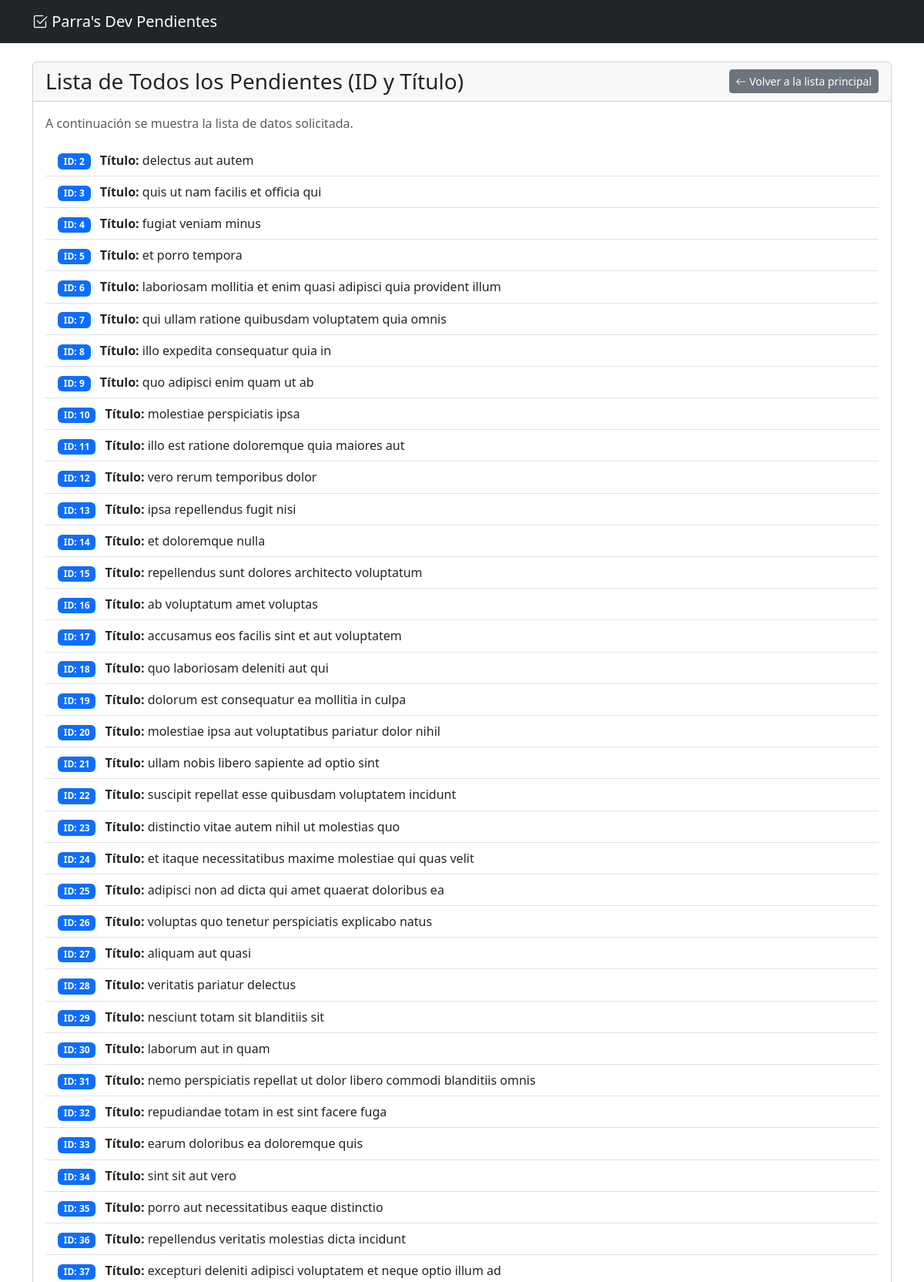
The app's page /todos/list/id-title/ (upper part) with its own data.
### pendientes/models.py (models this page shows, shortened)
class Todo(models.Model):
    user_id = models.IntegerField(
        verbose_name="ID de Usuario (API)",
        help_text="El ID del usuario propietario del pendiente según la API."
    )
    api_id = models.IntegerField(
        verbose_name="ID del Pendiente (API)",
        unique=True,
        help_text="El ID único del pendiente proveniente de la API."
    )
    title = models.CharField(
        max_length=255,
        verbose_name="Título",
        help_text="El título o descripción del pendiente."
    )
    completed = models.BooleanField(
        default=False,
        verbose_name="Completado",
        help_text="Indica si el pendiente ha sido completado."
    )
    class Meta:
        ordering = ['api_id']
        verbose_name = "Pendiente"
        verbose_name_plural = "Pendientes"

### pendientes/views.py (the view)
# urls.py: path('list/id-title/', views.todo_list_id_title, name='todo-list-id-title'),
def todo_list_id_title(request):
    return render_specific_list(request, 'Lista de Todos los Pendientes (ID y Título)', 'ID y Título', Todo.objects.values('id', 'title'))

### pendientes/views.py (called while the page is built)
def render_specific_list(request, title, data_type, queryset):
    return render(request, 'pendientes/specific_list.html', {
        'title': title,
        'data_type': data_type,
        'items': queryset
    })

### pendientes/templates/pendientes/specific_list.html (shortened to what this page needs)
{% extends 'pendientes/base.html' %}
{% block content %}
<div class="card">
    <div class="card-header d-flex justify-content-between align-items-center">
        <h3 class="mb-0">{{ title }}</h3>
        <a href="{% url 'todo-list' %}" class="btn btn-secondary btn-sm">
            <i class="bi bi-arrow-left"></i> Volver a la lista principal
        </a>
    </div>
    <div class="card-body">
        <p class="card-text text-muted">
            A continuación se muestra la lista de datos solicitada.
        </p>
        <ul class="list-group list-group-flush">
            {% for item in items %}
                <li class="list-group-item">
                    {% if item.id and item.title %}
                        <span class="badge bg-primary me-2">ID: {{ item.id }}</span>
                        <strong>Título:</strong> {{ item.title }}
                    {% elif item.id and item.user_id %}
                        <span class="badge bg-primary me-2">ID: {{ item.id }}</span>
                        <strong>UserID:</strong> {{ item.user_id }}
                    {% else %}
                        <span class="badge bg-secondary">ID: {{ item }}</span>
                    {% endif %}
                </li>
            {% empty %}
                <li class="list-group-item text-center">No hay pendientes que mostrar para este filtro.</li>
            {% endfor %}
        </ul>
    </div>
</div>
{% endblock %}

### records on screen
Todo: id "2", title "delectus aut autem"
Todo: id "3", title "quis ut nam facilis et officia qui"
Todo: id "4", title "fugiat veniam minus"
Todo: id "5", title "et porro tempora"
Todo: id "6", title "laboriosam mollitia et enim quasi adipisci quia provident illum"
Todo: id "7", title "qui ullam ratione quibusdam voluptatem quia omnis"
Todo: id "8", title "illo expedita consequatur quia in"
Todo: id "9", title "quo adipisci enim quam ut ab"
Todo: id "10", title "molestiae perspiciatis ipsa"
Todo: id "11", title "illo est ratione doloremque quia maiores aut"
Todo: id "12", title "vero rerum temporibus dolor"
Todo: id "13", title "ipsa repellendus fugit nisi"
Todo: id "14", title "et doloremque nulla"
Todo: id "15", title "repellendus sunt dolores architecto voluptatum"
Todo: id "16", title "ab voluptatum amet voluptas"
Todo: id "17", title "accusamus eos facilis sint et aut voluptatem"
Todo: id "18", title "quo laboriosam deleniti aut qui"
Todo: id "19", title "dolorum est consequatur ea mollitia in culpa"
Todo: id "20", title "molestiae ipsa aut voluptatibus pariatur dolor nihil"
Todo: id "21", title "ullam nobis libero sapiente ad optio sint"
Todo: id "22", title "suscipit repellat esse quibusdam voluptatem incidunt"
Todo: id "23", title "distinctio vitae autem nihil ut molestias quo"
Todo: id "24", title "et itaque necessitatibus maxime molestiae qui quas velit"
Todo: id "25", title "adipisci non ad dicta qui amet quaerat doloribus ea"
Todo: id "26", title "voluptas quo tenetur perspiciatis explicabo natus"
Todo: id "27", title "aliquam aut quasi"
Todo: id "28", title "veritatis pariatur delectus"
Todo: id "29", title "nesciunt totam sit blanditiis sit"
Todo: id "30", title "laborum aut in quam"
Todo: id "31", title "nemo perspiciatis repellat ut dolor libero commodi blanditiis omnis"
Todo: id "32", title "repudiandae totam in est sint facere fuga"
Todo: id "33", title "earum doloribus ea doloremque quis"
Todo: id "34", title "sint sit aut vero"
Todo: id "35", title "porro aut necessitatibus eaque distinctio"
Todo: id "36", title "repellendus veritatis molestias dicta incidunt"
Todo: id "37", title "excepturi deleniti adipisci voluptatem et neque optio illum ad"

### other values on screen
{{ title }} "Lista de Todos los Pendientes (ID y Título)"
